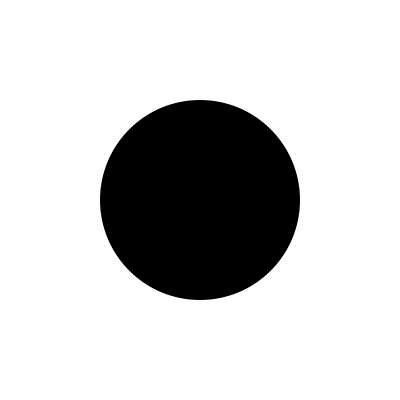
Frame 1 (no input)
Frame 60 (the mouse pressed at the canvas centre just before this capture): identical to frame 1, image omitted
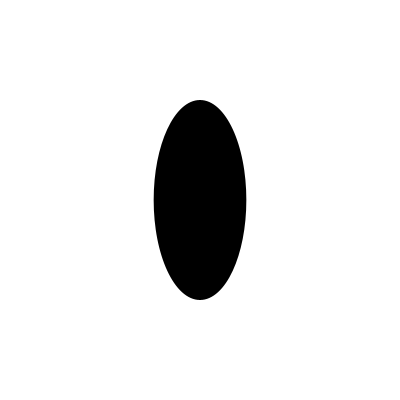
Frame 120 (the mouse held since frame 60 and released just before this capture)

The Processing sketch that drew these frames (run headless with seeded random() and noise(); from frame 60 on, the mouse is pressed at the canvas centre):

// Processing sketch: processing_74284
// ── processing_74284.pde

float X;
float Y;
float W;
float Theta;

void setup(){
 size(400,400);
 colorMode(RGB,100);
 background(100);
 frameRate(30);
  noStroke();
 X = 200;
 Y = 200;
 W= 200;
 Theta = 0;
}

void draw(){
 Theta = Theta+0.1; //位相の更新。更新する量（+0.1）を「角速度」とも言う。
 W = mouseX*sin(Theta) + 200; // X軸方向の単振動 [振幅 * sin(位相) + 中心座標]
 fill(100);
 rect(0,0,width,height);
 fill(0); 
 ellipse(X,Y,W,200);
}
